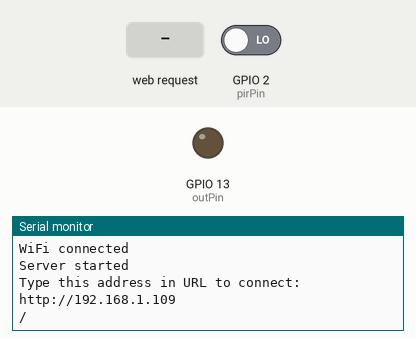
Simulated run of this sketch. Board: ESP8266 (NodeMCU). On the bench: output pins drawn as LEDs (lit = HIGH), the last lines printed to the serial monitor. The test bench sets the inputs (shaded band); at power-on: GPIO 2 (pirPin) LOW. WiFi joins after 1.5 s; servers stay silent unless stated.

Above: at 3.0 s.
3.1 s: HTTP request GET /outPin=on received
At 4.3 s:
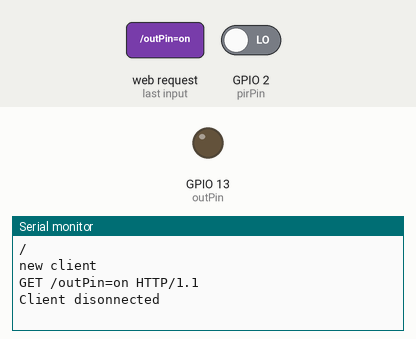
4.6 s: HTTP request GET /outPin=off received
At 5.5 s:
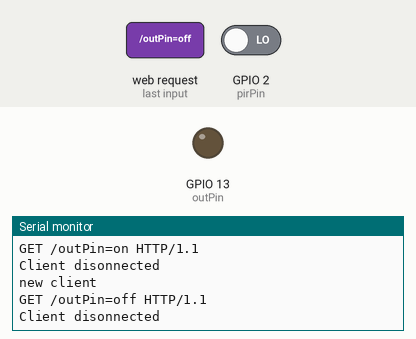

Measured:
- after the input at 3.1 s, the serial monitor: prints a new line at once (image 1)
- after the input at 4.6 s, the serial monitor: prints a new line at once (image 2)

The sketch:

blynkWebB.ino
```cpp
//This is the combination of the NodeMCU control via web browser using static IP
//and Bylnk Control and with PIR sensor
#define BLYNK_PRINT Serial
#include <ESP8266WiFi.h>
#include <BlynkSimpleEsp8266.h>

char auth[] = "";
const char* ssid = ""; // ssid
const char* pass = "";// pass

IPAddress ip(192, 168, 1, 109); //set static ip
IPAddress gateway(192, 168, 1, 1); //set getteway
IPAddress subnet(255, 255, 255, 0);//set subnet

int outPin = 13; // GPIO13
int pirPin = 2;
int stat1;
int pirValue;

//#define outPin D7
//#define pirPin D4

WiFiServer server(80);

void setup() {
  Serial.begin(115200);
  delay(10);
  pinMode(outPin, OUTPUT);
  pinMode(pirPin, INPUT);
  digitalWrite(outPin, LOW);

  Blynk.begin(auth, ssid, pass);

  // Connection to wireless network
  Serial.println();
  Serial.println();
  Serial.print("Connecting to ");
  Serial.println(ssid);

  WiFi.config(ip, gateway, subnet);
  WiFi.begin(ssid, pass);

  while (WiFi.status() != WL_CONNECTED) {
    delay(500);
    Serial.print(".");
  }
  Serial.println("");
  Serial.println("WiFi connected");

  server.begin();
  Serial.println("Server started");

  // Print the IP address in serial monitor. It must be the same we entered above
  Serial.print("Type this address in URL to connect: ");
  Serial.print("http://");
  Serial.println(ip);
  Serial.println("/");
}

void loop() {
  Blynk.run();
  WiFiClient client = server.available();
  if (!client) {
    return;
  }
  Serial.println("new client");
  while (!client.available()) {
    delay(1);
  }
  // Read the first line of the request
  String request = client.readStringUntil('\r');
  Serial.println(request);
  client.flush();

  int stat1 = 0;
  if (request.indexOf("/outPin=on") != -1)  {
    digitalWrite(outPin, HIGH);
    stat1 = 1;
  }
  if (request.indexOf("/outPin=off") != -1)  {
    digitalWrite(outPin, LOW);
    stat1 = 0;
}


  pirValue = digitalRead(pirPin);
  if (pirValue) {
    if (stat1 = 0) {
      digitalWrite(outPin, HIGH);
      }
  } else {
    digitalWrite(outPin, LOW);
   }

client.println("HTTP/1.1 200 OK");
client.println("Content-Type: text/html");
client.println("");

client.println("<!DOCTYPE html>");
client.println("<html>");
client.println("  <head>");
client.println("    <meta charset=\"utf-8\">");
client.println("    <title>HomeIot</title>");
client.println("    <link rel=\"stylesheet\" href=\"http://arlora.co.nf/projects/libs/squared/sq.min.css\"/>");
//client.println("    <script src=\"http://ajax.googleapis.com/ajax/libs/angularjs/1.4.8/angular.min.js\"></script>");
client.println("  </head>");
//client.println("  <body onload=\"startDictation()\">");
client.println("  <body>");
//client.println("    <script src=\"//cdnjs.cloudflare.com/ajax/libs/annyang/2.4.0/annyang.min.js\"></script>");
client.println("    <div class=\"sq-container-halfs sq-bg-gray1\">");
client.println("      <a href=\"/outPin=on\">");
client.println("        <div class=\"sq-card-halfs sq-card-btn sq-bg-yellow2 sq-card-padding\">");
client.println("          <h1 class=\"sq-textcolor-white sq-undraggable\">ON</h1>");
client.println("        </div>");
client.println("      </a>");
client.println("    </div>");
client.println("    <div class=\"sq-container-halfs sq-bg-gray1\">");
client.println("      <a href=\"/outPin=off\">");
client.println("        <div class=\"sq-card-halfs sq-card-btn sq-bg-blue3 sq-card-padding\">");
client.println("          <h1 class=\"sq-textcolor-white sq-undraggable\">OFF</h1>");
client.println("        </div>");
client.println("      </a>");
client.println("    </div>");

client.print("Lights is now ");
if (stat1 == 1) {
  client.print("On");
} else {
  client.print("Off");
}

client.println("<!DOCTYPE HTML>");
client.println("</html>");
delay(1);
Serial.println("Client disonnected");
Serial.println("");
}
```
